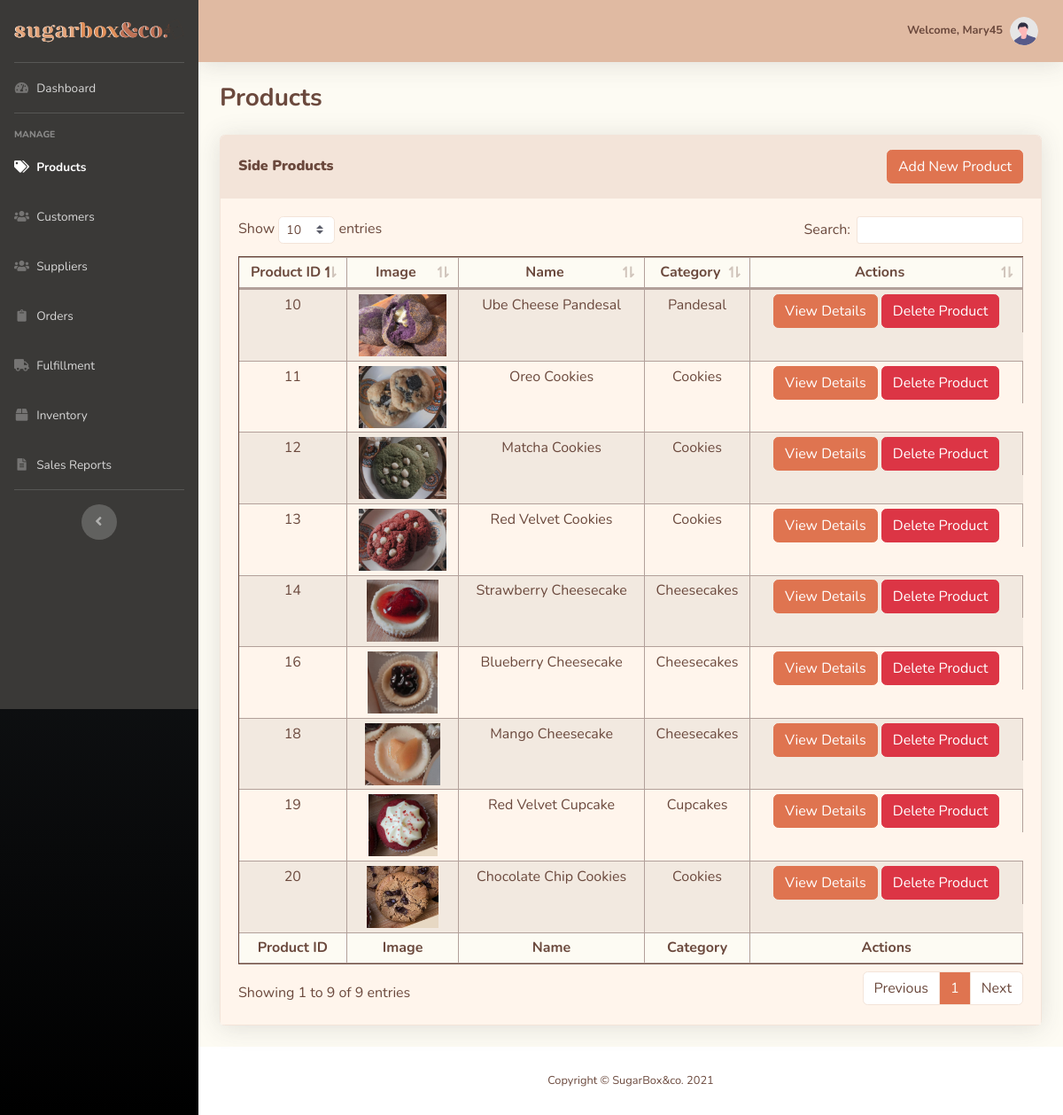
The app's page /admin-src/products.php (signed in), older data.
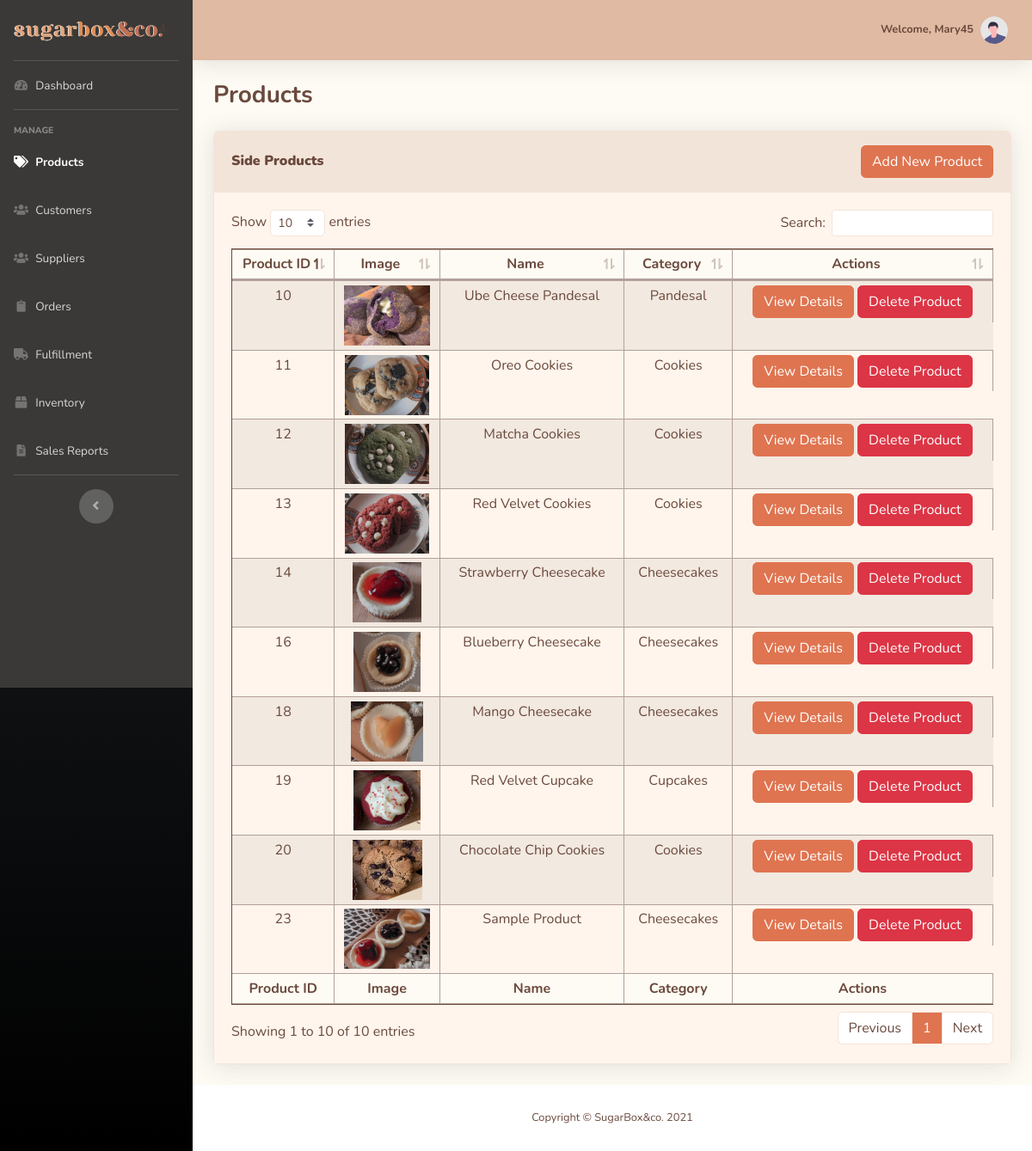
The same page, newer data.
### tables this page shows
CREATE TABLE `side_products` (
  `SideProd_ID` int(11) NOT NULL,
  `SideProd_Name` varchar(40) NOT NULL,
  `Categ_ID` int(11) NOT NULL,
  `SideProd_Desc` varchar(100) NOT NULL,
  `SideProd_Image` varchar(50) NOT NULL
);

CREATE TABLE `side_categories` (
  `Categ_ID` int(11) NOT NULL,
  `Categ_Name` varchar(40) NOT NULL
);

### admin-src/products.php (the view, shortened to what this page needs)
<?php
include 'includes/header.php';
include 'includes/sidebar.php';
include 'includes/topbar.php'
?>
<head>
</head>
<div class="container-fluid">
    <div class="d-sm-flex align-items-center justify-content-between mb-4">
        <h1 class="h3 mb-0 text-content"><b>Products</b></h1>
    </div>
    <div class="card shadow mb-4 border-section">
        <div class="card-header py-3 bg-section border-section">
            <div class="d-sm-flex align-items-center justify-content-between">
                <h6 class="m-0 font-weight-bold text-content"><b>Side Products</b></h6>
                <button type="button" class="btn btn-titleColor" data-toggle="modal" data-target="#addProducts">
                Add New Product
                </button>
            </div>
        </div>
        <div class="card-body bg-section2 border-section">
            <div class="table-responsive">
            <?php
            $conn = db_connect();
            $prod_query = "SELECT side_products.SideProd_ID,
                                    side_products.SideProd_Name,
                                    side_products.SideProd_Desc,
                                    side_products.SideProd_Image,
                                    side_categories.Categ_Name
                            FROM side_products
                            INNER JOIN side_categories
                            ON side_products.Categ_ID=side_categories.Categ_ID
                            ORDER BY side_products.SideProd_ID ASC";
            $prod_query_run = mysqli_query($conn, $prod_query);
            $check_products = mysqli_num_rows($prod_query_run) > 0;
            if($check_products) {
            ?>
                <table class="table table-sm table-bordered table-striped border-content table-content bg-section2 text-content" id="dataTable">
                    <thead class="bg-light text-center">
                        <tr>
                            <th>Product ID</th>
                            <th>Image</th>
                            <th>Name</th>
                            <th>Category</th>
                            <th>Actions</th>
                        </tr>
                    </thead>
                    <tfoot class="bg-light text-center" >
                        <tr>
                        <th>Product ID</th>
                            <th>Image</th>
                            <th>Name</th>
                            <th>Category</th>
                            <th>Actions</th>
                        </tr>
                    </tfoot>
                    <tbody class="text-center">
                        <?php while($row = mysqli_fetch_assoc($prod_query_run)) { ?>
                        <tr>
                            <td><?php echo $row['SideProd_ID']; ?></td>
                            <td><img class="table-image" src="../assets/<?php echo $row['SideProd_Image']; ?>" alt="<?php echo $row['SideProd_Image']; ?>"></td>
                            <td><?php echo $row['SideProd_Name']; ?></td>
                            <td><?php echo $row['Categ_Name']; ?></td>
                            <td class="d-sm-flex align-items-center justify-content-center">
                            <form action="productDetails.php" method="post">
                                <button type="submit" name="viewDetails" class="btn btn-titleColor">View Details</button>
                            </form>
                            <button class="btn btn-danger" data-toggle="modal" data-target="#deleteProd<?php echo $row['SideProd_ID'];?>">Delete Product</button>
                            </td>
                        </tr>
                        <?php } ?>
                    </tbody>
                </table>
        <?php
            }
            else
            {  ?>
                    <p class="text-center lead text-content my-5">No Products To Be Found</p>
            <?php } ?>
            </div>
        </div>
    </div>
</div>
<?php
include 'includes/footer.php';
include 'includes/scripts.php'
?>

### admin-src/includes/header.php (shortened to what this page needs)
<!DOCTYPE html>
<html lang="en">
<head>
    <link href="vendor/fontawesome-free/css/all.min.css" rel="stylesheet" type="text/css">
    <link href="css/sb-admin-2.min.css" rel="stylesheet">
    <link href="vendor/datatables/dataTables.bootstrap4.min.css" rel="stylesheet">
</head>
<body id="page-top">
    <div id="wrapper">

### admin-src/includes/sidebar.php (shortened to what this page needs)
<ul class="navbar-nav sidebar sidebar-dark accordion fixed-top" id="accordionSidebar" style="background-color:#3a3937;">
    <a class="sidebar-brand d-flex align-items-center justify-content-center" href="index.php">
        <img class="img-fluid" src="../assets/sblogo-2.svg" alt="SugarBox&co. logo" draggable="false">
    </a>
    <hr class="sidebar-divider my-0">
    <li class="nav-item <?php if(basename($_SERVER['PHP_SELF']) == 'index.php') echo 'active' ?>">
        <a class="nav-link" href="index.php">
            <i class="fas fa-fw fa-tachometer-alt"></i>
            <span>Dashboard</span></a>
    </li>
    <hr class="sidebar-divider">
    <div class="sidebar-heading">
        Manage
    </div>
    <li class="nav-item <?php if(basename($_SERVER['PHP_SELF']) == 'products.php') echo 'active' ?>">
        <a class="nav-link" href="products.php">
            <i class="fas fa-fw fa-tags"></i>
            <span>Products</span></a>
    </li>
    <li class="nav-item <?php if(basename($_SERVER['PHP_SELF']) == 'customers.php') echo 'active' ?>">
        <a class="nav-link" href="#">
            <i class="fas fa-fw fa-users"></i>
            <span>Customers</span></a>
    </li>
    <li class="nav-item <?php if(basename($_SERVER['PHP_SELF']) == 'suppliers.php') echo 'active' ?>">
        <a class="nav-link" href="#">
            <i class="fas fa-fw fa-users"></i>
            <span>Suppliers</span></a>
    </li>
    <li class="nav-item <?php if(basename($_SERVER['PHP_SELF']) == 'orders.php') echo 'active' ?>">
        <a class="nav-link" href="#">
            <i class="fas fa-fw fa-clipboard"></i>
            <span>Orders</span></a>
    </li>
    <li class="nav-item <?php if(basename($_SERVER['PHP_SELF']) == 'fulfillment.php') echo 'active' ?>">
        <a class="nav-link" href="#">
            <i class="fas fa-fw fa-truck"></i>
            <span>Fulfillment</span></a>
    </li>
    <li class="nav-item <?php if(basename($_SERVER['PHP_SELF']) == 'inventory.php') echo 'active' ?>">
        <a class="nav-link" href="#">
            <i class="fas fa-fw fa-box"></i>
            <span>Inventory</span></a>
    </li>
    <li class="nav-item <?php if(basename($_SERVER['PHP_SELF']) == 'salesreports.php') echo 'active' ?>">
        <a class="nav-link" href="#">
            <i class="fas fa-fw fa-file-alt"></i>
            <span>Sales Reports</span></a>
    </li>
    <hr class="sidebar-divider d-none d-md-block">
    <div class="text-center d-none d-md-inline">
        <button class="rounded-circle border-0" id="sidebarToggle"></button>
    </div>
</ul>
<ul class="navbar-nav bg-gradient-dark sidebar sidebar-dark accordion" id="accordionSidebar">
    <a class="sidebar-brand d-flex align-items-center justify-content-center" href="index.php">
    </a>
    <li class="nav-item active">
        <a class="nav-link" href="index.php">
            <span>Dashboard</span></a>
    </li>
    <div class="sidebar-heading">
    </div>
    <li class="nav-item">
        <a class="nav-link" href="products.php">
            <span>Products</span></a>
    </li>
    <li class="nav-item">
        <a class="nav-link" href="#">
            <span>Customers</span></a>
    </li>
    <li class="nav-item">
        <a class="nav-link" href="#">
            <span>Suppliers</span></a>
    </li>
    <li class="nav-item">
        <a class="nav-link" href="#">
            <span>Orders</span></a>
    </li>
    <li class="nav-item">
        <a class="nav-link" href="#">
            <span>Fulfillment</span></a>
    </li>
    <li class="nav-item">
        <a class="nav-link" href="#">
            <span>Inventory</span></a>
    </li>
    <li class="nav-item">
        <a class="nav-link" href="#">
            <span>Sales Reports</span></a>
    </li>
    <div class="text-center d-none d-md-inline">
    </div>
</ul>

### admin-src/includes/topbar.php (shortened to what this page needs)
<div id="content-wrapper" class="d-flex flex-column">
    <div class="bg-light" id="content">
        <nav class="navbar navbar-expand navbar-light bg-primary topbar mb-4 static-top shadow">
            <ul class="navbar-nav ml-auto fix">
                <li class="nav-item dropdown no-arrow">
                    <a class="nav-link dropdown-toggle" href="#" id="userDropdown" role="button"
                        data-toggle="dropdown" aria-haspopup="true" aria-expanded="false">
                        <span class="mr-2 d-none d-lg-inline text-content small"><b>Welcome, <?php echo $_SESSION['user']['accUsername'] ?></b></span>
                        <img class="img-profile rounded-circle"
                            src="img/undraw_profile.svg">
                    </a>
                </li>
            </ul>
        </nav>

### admin-src/includes/footer.php (shortened to what this page needs)
        <footer class="sticky-footer bg-white">
            <div class="container my-auto">
                <div class="copyright text-center my-auto text-content">
                    <span>Copyright &copy; SugarBox&co. 2021</span>
                </div>
            </div>
        </footer>
    </div>
</div>

### admin-src/includes/scripts.php (shortened to what this page needs)
</body>
</html>

### admin-src/includes/header.php (style rules this page uses)
html, body { color: #6B493D; }
.table-image { width: auto !important; height: 70px !important; }

Row changes from the older to the newer data that the page shows:
added side_products: SideProd_ID "23", SideProd_Image (picture), SideProd_Name "Sample Product", Categ_ID.Categ_Name "Cheesecakes"
Text that changed along with them:
text written by a page script: "Show entries Search: Showing 1 to 9 of 9 entries Previous 1 Next" → "Show entries Search: Showing 1 to 10 of 10 entries Previous 1 Next"
